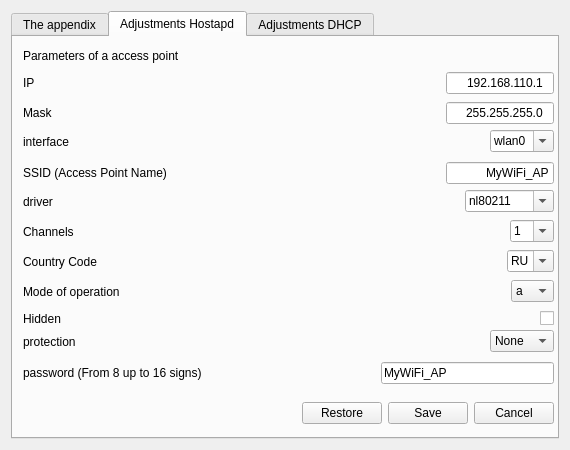
<?xml version="1.0" encoding="UTF-8"?>
<ui version="4.0">
 <class>OptionsWindow</class>
 <widget class="QDialog" name="OptionsWindow">
  <property name="geometry">
   <rect>
    <x>0</x>
    <y>0</y>
    <width>570</width>
    <height>450</height>
   </rect>
  </property>
  <property name="minimumSize">
   <size>
    <width>570</width>
    <height>450</height>
   </size>
  </property>
  <property name="maximumSize">
   <size>
    <width>570</width>
    <height>450</height>
   </size>
  </property>
  <property name="windowTitle">
   <string>Application settings</string>
  </property>
  <layout class="QHBoxLayout" name="horizontalLayout_13">
   <item>
    <widget class="QTabWidget" name="tabWidget">
     <property name="currentIndex">
      <number>1</number>
     </property>
     <widget class="QWidget" name="programm">
      <attribute name="title">
       <string>The appendix</string>
      </attribute>
      <widget class="QLabel" name="label_5">
       <property name="geometry">
        <rect>
         <x>10</x>
         <y>10</y>
         <width>491</width>
         <height>17</height>
        </rect>
       </property>
       <property name="text">
        <string>Parameters of the interface</string>
       </property>
      </widget>
      <widget class="QWidget" name="layoutWidget1">
       <property name="geometry">
        <rect>
         <x>10</x>
         <y>30</y>
         <width>531</width>
         <height>31</height>
        </rect>
       </property>
       <layout class="QHBoxLayout" name="horizontalLayout_19">
        <item>
         <widget class="QLabel" name="UpdateTraficInterval">
          <property name="text">
           <string>Interval of updating of the traffic</string>
          </property>
         </widget>
        </item>
        <item>
         <spacer name="horizontalSpacer_17">
          <property name="orientation">
           <enum>Qt::Horizontal</enum>
          </property>
          <property name="sizeHint" stdset="0">
           <size>
            <width>40</width>
            <height>20</height>
           </size>
          </property>
         </spacer>
        </item>
        <item>
         <widget class="QSlider" name="UpdateTraffic">
          <property name="sizePolicy">
           <sizepolicy hsizetype="Fixed" vsizetype="Fixed">
            <horstretch>0</horstretch>
            <verstretch>0</verstretch>
           </sizepolicy>
          </property>
          <property name="minimumSize">
           <size>
            <width>150</width>
            <height>0</height>
           </size>
          </property>
          <property name="minimum">
           <number>1</number>
          </property>
          <property name="maximum">
           <number>30</number>
          </property>
          <property name="orientation">
           <enum>Qt::Horizontal</enum>
          </property>
         </widget>
        </item>
        <item>
         <widget class="QLabel" name="IntervalTrafUpdateIndicator">
          <property name="minimumSize">
           <size>
            <width>20</width>
            <height>0</height>
           </size>
          </property>
          <property name="text">
           <string>1</string>
          </property>
         </widget>
        </item>
       </layout>
      </widget>
      <widget class="QWidget" name="layoutWidget2">
       <property name="geometry">
        <rect>
         <x>10</x>
         <y>60</y>
         <width>531</width>
         <height>31</height>
        </rect>
       </property>
       <layout class="QHBoxLayout" name="horizontalLayout_20">
        <item>
         <widget class="QLabel" name="UpdateTraficInterval_3">
          <property name="text">
           <string>Interval of updating of the list of clients</string>
          </property>
         </widget>
        </item>
        <item>
         <spacer name="horizontalSpacer_18">
          <property name="orientation">
           <enum>Qt::Horizontal</enum>
          </property>
          <property name="sizeHint" stdset="0">
           <size>
            <width>40</width>
            <height>20</height>
           </size>
          </property>
         </spacer>
        </item>
        <item>
         <widget class="QSlider" name="ClientPriceUpdate">
          <property name="sizePolicy">
           <sizepolicy hsizetype="Fixed" vsizetype="Fixed">
            <horstretch>0</horstretch>
            <verstretch>0</verstretch>
           </sizepolicy>
          </property>
          <property name="minimumSize">
           <size>
            <width>150</width>
            <height>0</height>
           </size>
          </property>
          <property name="minimum">
           <number>1</number>
          </property>
          <property name="maximum">
           <number>30</number>
          </property>
          <property name="orientation">
           <enum>Qt::Horizontal</enum>
          </property>
         </widget>
        </item>
        <item>
         <widget class="QLabel" name="ClientPriceIndicator">
          <property name="minimumSize">
           <size>
            <width>20</width>
            <height>0</height>
           </size>
          </property>
          <property name="text">
           <string>1</string>
          </property>
         </widget>
        </item>
       </layout>
      </widget>
      <widget class="QWidget" name="layoutWidget3">
       <property name="geometry">
        <rect>
         <x>10</x>
         <y>90</y>
         <width>531</width>
         <height>29</height>
        </rect>
       </property>
       <layout class="QHBoxLayout" name="horizontalLayout_21">
        <item>
         <widget class="QLabel" name="UpdateTraficInterval_2">
          <property name="text">
           <string>Language of the appendix</string>
          </property>
         </widget>
        </item>
        <item>
         <spacer name="horizontalSpacer_19">
          <property name="orientation">
           <enum>Qt::Horizontal</enum>
          </property>
          <property name="sizeHint" stdset="0">
           <size>
            <width>40</width>
            <height>20</height>
           </size>
          </property>
         </spacer>
        </item>
        <item>
         <widget class="QComboBox" name="Language">
          <item>
           <property name="text">
            <string>Automatically</string>
           </property>
          </item>
          <item>
           <property name="text">
            <string>English</string>
           </property>
          </item>
          <item>
           <property name="text">
            <string>Русский</string>
           </property>
          </item>
         </widget>
        </item>
       </layout>
      </widget>
      <widget class="QWidget" name="layoutWidget4">
       <property name="geometry">
        <rect>
         <x>10</x>
         <y>361</y>
         <width>531</width>
         <height>30</height>
        </rect>
       </property>
       <layout class="QHBoxLayout" name="horizontalLayout_22">
        <item>
         <spacer name="horizontalSpacer_20">
          <property name="orientation">
           <enum>Qt::Horizontal</enum>
          </property>
          <property name="sizeHint" stdset="0">
           <size>
            <width>40</width>
            <height>20</height>
           </size>
          </property>
         </spacer>
        </item>
        <item>
         <widget class="QPushButton" name="RestoreProg">
          <property name="text">
           <string>Restore</string>
          </property>
         </widget>
        </item>
        <item>
         <widget class="QPushButton" name="ProgSave">
          <property name="text">
           <string>Save</string>
          </property>
         </widget>
        </item>
        <item>
         <widget class="QPushButton" name="CancellOptions">
          <property name="text">
           <string>Cancel</string>
          </property>
         </widget>
        </item>
       </layout>
      </widget>
     </widget>
     <widget class="QWidget" name="ap">
      <attribute name="title">
       <string>Adjustments Hostapd</string>
      </attribute>
      <widget class="QLabel" name="label_2">
       <property name="geometry">
        <rect>
         <x>10</x>
         <y>10</y>
         <width>491</width>
         <height>17</height>
        </rect>
       </property>
       <property name="text">
        <string>Parameters of a access point</string>
       </property>
      </widget>
      <widget class="QWidget" name="layoutWidget5">
       <property name="geometry">
        <rect>
         <x>10</x>
         <y>30</y>
         <width>531</width>
         <height>32</height>
        </rect>
       </property>
       <layout class="QHBoxLayout" name="horizontalLayout">
        <item>
         <widget class="QLabel" name="ap_1">
          <property name="text">
           <string>IP</string>
          </property>
         </widget>
        </item>
        <item>
         <spacer name="horizontalSpacer">
          <property name="orientation">
           <enum>Qt::Horizontal</enum>
          </property>
          <property name="sizeHint" stdset="0">
           <size>
            <width>40</width>
            <height>20</height>
           </size>
          </property>
         </spacer>
        </item>
        <item>
         <widget class="QLineEdit" name="IP_SERVER">
          <property name="sizePolicy">
           <sizepolicy hsizetype="Minimum" vsizetype="Fixed">
            <horstretch>0</horstretch>
            <verstretch>0</verstretch>
           </sizepolicy>
          </property>
          <property name="toolTip">
           <string comment="Адрес роутера"/>
          </property>
          <property name="inputMask">
           <string>000.000.000.000</string>
          </property>
          <property name="text">
           <string>192.168.110.1</string>
          </property>
          <property name="alignment">
           <set>Qt::AlignRight|Qt::AlignTrailing|Qt::AlignVCenter</set>
          </property>
          <property name="dragEnabled">
           <bool>true</bool>
          </property>
         </widget>
        </item>
       </layout>
      </widget>
      <widget class="QWidget" name="layoutWidget6">
       <property name="geometry">
        <rect>
         <x>10</x>
         <y>60</y>
         <width>531</width>
         <height>32</height>
        </rect>
       </property>
       <layout class="QHBoxLayout" name="horizontalLayout_2">
        <item>
         <widget class="QLabel" name="ap_2">
          <property name="text">
           <string>Mask</string>
          </property>
         </widget>
        </item>
        <item>
         <spacer name="horizontalSpacer_2">
          <property name="orientation">
           <enum>Qt::Horizontal</enum>
          </property>
          <property name="sizeHint" stdset="0">
           <size>
            <width>40</width>
            <height>20</height>
           </size>
          </property>
         </spacer>
        </item>
        <item>
         <widget class="QLineEdit" name="MASKA">
          <property name="sizePolicy">
           <sizepolicy hsizetype="Minimum" vsizetype="Fixed">
            <horstretch>0</horstretch>
            <verstretch>0</verstretch>
           </sizepolicy>
          </property>
          <property name="inputMask">
           <string>000.000.000.000</string>
          </property>
          <property name="text">
           <string>255.255.255.0</string>
          </property>
          <property name="alignment">
           <set>Qt::AlignRight|Qt::AlignTrailing|Qt::AlignVCenter</set>
          </property>
         </widget>
        </item>
       </layout>
      </widget>
      <widget class="QWidget" name="layoutWidget7">
       <property name="geometry">
        <rect>
         <x>10</x>
         <y>90</y>
         <width>531</width>
         <height>29</height>
        </rect>
       </property>
       <layout class="QHBoxLayout" name="horizontalLayout_3">
        <item>
         <widget class="QLabel" name="ap_3">
          <property name="text">
           <string>interface</string>
          </property>
         </widget>
        </item>
        <item>
         <spacer name="horizontalSpacer_3">
          <property name="orientation">
           <enum>Qt::Horizontal</enum>
          </property>
          <property name="sizeHint" stdset="0">
           <size>
            <width>40</width>
            <height>20</height>
           </size>
          </property>
         </spacer>
        </item>
        <item>
         <widget class="QComboBox" name="Iface">
          <property name="editable">
           <bool>true</bool>
          </property>
          <item>
           <property name="text">
            <string>wlan0</string>
           </property>
          </item>
          <item>
           <property name="text">
            <string>wlan1</string>
           </property>
          </item>
          <item>
           <property name="text">
            <string>atk0</string>
           </property>
          </item>
          <item>
           <property name="text">
            <string>atk1</string>
           </property>
          </item>
         </widget>
        </item>
       </layout>
      </widget>
      <widget class="QWidget" name="layoutWidget8">
       <property name="geometry">
        <rect>
         <x>10</x>
         <y>120</y>
         <width>531</width>
         <height>32</height>
        </rect>
       </property>
       <layout class="QHBoxLayout" name="horizontalLayout_4">
        <item>
         <widget class="QLabel" name="ap_4">
          <property name="text">
           <string>SSID (Access Point Name)</string>
          </property>
         </widget>
        </item>
        <item>
         <spacer name="horizontalSpacer_4">
          <property name="orientation">
           <enum>Qt::Horizontal</enum>
          </property>
          <property name="sizeHint" stdset="0">
           <size>
            <width>40</width>
            <height>20</height>
           </size>
          </property>
         </spacer>
        </item>
        <item>
         <widget class="QLineEdit" name="SSID">
          <property name="sizePolicy">
           <sizepolicy hsizetype="Minimum" vsizetype="Fixed">
            <horstretch>0</horstretch>
            <verstretch>0</verstretch>
           </sizepolicy>
          </property>
          <property name="text">
           <string>MyWiFi_AP</string>
          </property>
          <property name="alignment">
           <set>Qt::AlignRight|Qt::AlignTrailing|Qt::AlignVCenter</set>
          </property>
         </widget>
        </item>
       </layout>
      </widget>
      <widget class="QWidget" name="layoutWidget9">
       <property name="geometry">
        <rect>
         <x>10</x>
         <y>150</y>
         <width>531</width>
         <height>29</height>
        </rect>
       </property>
       <layout class="QHBoxLayout" name="horizontalLayout_5">
        <item>
         <widget class="QLabel" name="ap_5">
          <property name="text">
           <string>driver</string>
          </property>
         </widget>
        </item>
        <item>
         <spacer name="horizontalSpacer_5">
          <property name="orientation">
           <enum>Qt::Horizontal</enum>
          </property>
          <property name="sizeHint" stdset="0">
           <size>
            <width>40</width>
            <height>20</height>
           </size>
          </property>
         </spacer>
        </item>
        <item>
         <widget class="QComboBox" name="driver">
          <property name="editable">
           <bool>true</bool>
          </property>
          <item>
           <property name="text">
            <string>nl80211</string>
           </property>
          </item>
          <item>
           <property name="text">
            <string>hostapd</string>
           </property>
          </item>
          <item>
           <property name="text">
            <string>ar9170usb</string>
           </property>
          </item>
          <item>
           <property name="text">
            <string>ath6kl</string>
           </property>
          </item>
          <item>
           <property name="text">
            <string>ath9k_htc</string>
           </property>
          </item>
          <item>
           <property name="text">
            <string>ath9k_hw</string>
           </property>
          </item>
          <item>
           <property name="text">
            <string>ath9k</string>
           </property>
          </item>
          <item>
           <property name="text">
            <string>b43</string>
           </property>
          </item>
          <item>
           <property name="text">
            <string>iwlagn</string>
           </property>
          </item>
          <item>
           <property name="text">
            <string>rt2860sta</string>
           </property>
          </item>
          <item>
           <property name="text">
            <string>rt2870sta</string>
           </property>
          </item>
          <item>
           <property name="text">
            <string>rt2x00</string>
           </property>
          </item>
          <item>
           <property name="text">
            <string>rtlwifi</string>
           </property>
          </item>
          <item>
           <property name="text">
            <string>iwlwifi</string>
           </property>
          </item>
          <item>
           <property name="text">
            <string>rtl8192cu</string>
           </property>
          </item>
          <item>
           <property name="text">
            <string>zd1211rw</string>
           </property>
          </item>
          <item>
           <property name="text">
            <string>mac80211</string>
           </property>
          </item>
          <item>
           <property name="text">
            <string>cfg80211</string>
           </property>
          </item>
         </widget>
        </item>
       </layout>
      </widget>
      <widget class="QWidget" name="layoutWidget10">
       <property name="geometry">
        <rect>
         <x>10</x>
         <y>180</y>
         <width>531</width>
         <height>29</height>
        </rect>
       </property>
       <layout class="QHBoxLayout" name="horizontalLayout_7">
        <item>
         <widget class="QLabel" name="ap_6">
          <property name="text">
           <string>Channels</string>
          </property>
         </widget>
        </item>
        <item>
         <spacer name="horizontalSpacer_6">
          <property name="orientation">
           <enum>Qt::Horizontal</enum>
          </property>
          <property name="sizeHint" stdset="0">
           <size>
            <width>40</width>
            <height>20</height>
           </size>
          </property>
         </spacer>
        </item>
        <item>
         <widget class="QComboBox" name="Channels">
          <property name="editable">
           <bool>true</bool>
          </property>
          <item>
           <property name="text">
            <string>1</string>
           </property>
          </item>
          <item>
           <property name="text">
            <string>2</string>
           </property>
          </item>
          <item>
           <property name="text">
            <string>3</string>
           </property>
          </item>
          <item>
           <property name="text">
            <string>4</string>
           </property>
          </item>
          <item>
           <property name="text">
            <string>5</string>
           </property>
          </item>
          <item>
           <property name="text">
            <string>6</string>
           </property>
          </item>
          <item>
           <property name="text">
            <string>7</string>
           </property>
          </item>
          <item>
           <property name="text">
            <string>8</string>
           </property>
          </item>
          <item>
           <property name="text">
            <string>9</string>
           </property>
          </item>
          <item>
           <property name="text">
            <string>10</string>
           </property>
          </item>
          <item>
           <property name="text">
            <string>11</string>
           </property>
          </item>
          <item>
           <property name="text">
            <string>12</string>
           </property>
          </item>
          <item>
           <property name="text">
            <string>13</string>
           </property>
          </item>
         </widget>
        </item>
       </layout>
      </widget>
      <widget class="QWidget" name="layoutWidget11">
       <property name="geometry">
        <rect>
         <x>10</x>
         <y>210</y>
         <width>531</width>
         <height>29</height>
        </rect>
       </property>
       <layout class="QHBoxLayout" name="horizontalLayout_8">
        <item>
         <widget class="QLabel" name="ap_7">
          <property name="text">
           <string>Country Code</string>
          </property>
         </widget>
        </item>
        <item>
         <spacer name="horizontalSpacer_7">
          <property name="orientation">
           <enum>Qt::Horizontal</enum>
          </property>
          <property name="sizeHint" stdset="0">
           <size>
            <width>40</width>
            <height>20</height>
           </size>
          </property>
         </spacer>
        </item>
        <item>
         <widget class="QComboBox" name="CountryCode">
          <property name="editable">
           <bool>true</bool>
          </property>
          <item>
           <property name="text">
            <string>RU</string>
           </property>
          </item>
          <item>
           <property name="text">
            <string>US</string>
           </property>
          </item>
          <item>
           <property name="text">
            <string>UK</string>
           </property>
          </item>
         </widget>
        </item>
       </layout>
      </widget>
      <widget class="QWidget" name="layoutWidget12">
       <property name="geometry">
        <rect>
         <x>10</x>
         <y>240</y>
         <width>531</width>
         <height>29</height>
        </rect>
       </property>
       <layout class="QHBoxLayout" name="horizontalLayout_9">
        <item>
         <widget class="QLabel" name="ap_8">
          <property name="text">
           <string>Mode of operation</string>
          </property>
         </widget>
        </item>
        <item>
         <spacer name="horizontalSpacer_8">
          <property name="orientation">
           <enum>Qt::Horizontal</enum>
          </property>
          <property name="sizeHint" stdset="0">
           <size>
            <width>40</width>
            <height>20</height>
           </size>
          </property>
         </spacer>
        </item>
        <item>
         <widget class="QComboBox" name="TypeAP">
          <item>
           <property name="text">
            <string notr="true">a</string>
           </property>
          </item>
          <item>
           <property name="text">
            <string notr="true">b</string>
           </property>
          </item>
          <item>
           <property name="text">
            <string notr="true">g</string>
           </property>
          </item>
          <item>
           <property name="text">
            <string notr="true">n</string>
           </property>
          </item>
          <item>
           <property name="text">
            <string notr="true">ac</string>
           </property>
          </item>
         </widget>
        </item>
       </layout>
      </widget>
      <widget class="QWidget" name="layoutWidget13">
       <property name="geometry">
        <rect>
         <x>10</x>
         <y>270</y>
         <width>531</width>
         <height>23</height>
        </rect>
       </property>
       <layout class="QHBoxLayout" name="horizontalLayout_10">
        <item>
         <widget class="QLabel" name="ap_9">
          <property name="text">
           <string>Hidden</string>
          </property>
         </widget>
        </item>
        <item>
         <spacer name="horizontalSpacer_9">
          <property name="orientation">
           <enum>Qt::Horizontal</enum>
          </property>
          <property name="sizeHint" stdset="0">
           <size>
            <width>40</width>
            <height>20</height>
           </size>
          </property>
         </spacer>
        </item>
        <item>
         <widget class="QCheckBox" name="ShowSSID">
          <property name="text">
           <string/>
          </property>
         </widget>
        </item>
       </layout>
      </widget>
      <widget class="QWidget" name="layoutWidget14">
       <property name="geometry">
        <rect>
         <x>10</x>
         <y>290</y>
         <width>531</width>
         <height>29</height>
        </rect>
       </property>
       <layout class="QHBoxLayout" name="horizontalLayout_11">
        <item>
         <widget class="QLabel" name="ap_10">
          <property name="text">
           <string>protection</string>
          </property>
         </widget>
        </item>
        <item>
         <spacer name="horizontalSpacer_10">
          <property name="orientation">
           <enum>Qt::Horizontal</enum>
          </property>
          <property name="sizeHint" stdset="0">
           <size>
            <width>40</width>
            <height>20</height>
           </size>
          </property>
         </spacer>
        </item>
        <item>
         <widget class="QComboBox" name="Protection">
          <item>
           <property name="text">
            <string>None</string>
           </property>
          </item>
          <item>
           <property name="text">
            <string>WPA2</string>
           </property>
          </item>
          <item>
           <property name="text">
            <string>WEP</string>
           </property>
          </item>
         </widget>
        </item>
       </layout>
      </widget>
      <widget class="QWidget" name="layoutWidget15">
       <property name="geometry">
        <rect>
         <x>10</x>
         <y>320</y>
         <width>531</width>
         <height>32</height>
        </rect>
       </property>
       <layout class="QHBoxLayout" name="horizontalLayout_12">
        <item>
         <widget class="QLabel" name="ap_11">
          <property name="text">
           <string>password (From 8 up to 16 signs)</string>
          </property>
         </widget>
        </item>
        <item>
         <spacer name="horizontalSpacer_11">
          <property name="orientation">
           <enum>Qt::Horizontal</enum>
          </property>
          <property name="sizeHint" stdset="0">
           <size>
            <width>40</width>
            <height>20</height>
           </size>
          </property>
         </spacer>
        </item>
        <item>
         <widget class="QLineEdit" name="Password">
          <property name="text">
           <string>MyWiFi_AP</string>
          </property>
         </widget>
        </item>
       </layout>
      </widget>
      <widget class="QWidget" name="layoutWidget16">
       <property name="geometry">
        <rect>
         <x>10</x>
         <y>361</y>
         <width>531</width>
         <height>30</height>
        </rect>
       </property>
       <layout class="QHBoxLayout" name="horizontalLayout_14">
        <item>
         <spacer name="horizontalSpacer_12">
          <property name="orientation">
           <enum>Qt::Horizontal</enum>
          </property>
          <property name="sizeHint" stdset="0">
           <size>
            <width>40</width>
            <height>20</height>
           </size>
          </property>
         </spacer>
        </item>
        <item>
         <widget class="QPushButton" name="RestoreAP">
          <property name="text">
           <string>Restore</string>
          </property>
         </widget>
        </item>
        <item>
         <widget class="QPushButton" name="APSave">
          <property name="text">
           <string>Save</string>
          </property>
         </widget>
        </item>
        <item>
         <widget class="QPushButton" name="CancellOptions_2">
          <property name="text">
           <string>Cancel</string>
          </property>
         </widget>
        </item>
       </layout>
      </widget>
     </widget>
     <widget class="QWidget" name="dhcp">
      <attribute name="title">
       <string>Adjustments DHCP</string>
      </attribute>
      <widget class="QLabel" name="label">
       <property name="geometry">
        <rect>
         <x>10</x>
         <y>10</y>
         <width>531</width>
         <height>17</height>
        </rect>
       </property>
       <property name="text">
        <string>distribution IP addresses</string>
       </property>
      </widget>
      <widget class="QWidget" name="layoutWidget17">
       <property name="geometry">
        <rect>
         <x>11</x>
         <y>41</y>
         <width>531</width>
         <height>32</height>
        </rect>
       </property>
       <layout class="QHBoxLayout" name="horizontalLayout_15">
        <item>
         <widget class="QLabel" name="ap_15">
          <property name="text">
           <string>Range IP for clients</string>
          </property>
         </widget>
        </item>
        <item>
         <spacer name="horizontalSpacer_13">
          <property name="orientation">
           <enum>Qt::Horizontal</enum>
          </property>
          <property name="sizeHint" stdset="0">
           <size>
            <width>40</width>
            <height>20</height>
           </size>
          </property>
         </spacer>
        </item>
        <item>
         <widget class="QLineEdit" name="IP_CLIENT1">
          <property name="sizePolicy">
           <sizepolicy hsizetype="Minimum" vsizetype="Fixed">
            <horstretch>0</horstretch>
            <verstretch>0</verstretch>
           </sizepolicy>
          </property>
          <property name="toolTip">
           <string comment="Адрес роутера"/>
          </property>
          <property name="inputMask">
           <string>000.000.000.000</string>
          </property>
          <property name="text">
           <string>192.168.110.2</string>
          </property>
          <property name="alignment">
           <set>Qt::AlignRight|Qt::AlignTrailing|Qt::AlignVCenter</set>
          </property>
          <property name="dragEnabled">
           <bool>true</bool>
          </property>
         </widget>
        </item>
        <item>
         <widget class="QLineEdit" name="IP_CLIENT2">
          <property name="sizePolicy">
           <sizepolicy hsizetype="Minimum" vsizetype="Fixed">
            <horstretch>0</horstretch>
            <verstretch>0</verstretch>
           </sizepolicy>
          </property>
          <property name="toolTip">
           <string comment="Адрес роутера"/>
          </property>
          <property name="inputMask">
           <string>000.000.000.000</string>
          </property>
          <property name="text">
           <string>192.168.0.255</string>
          </property>
          <property name="alignment">
           <set>Qt::AlignRight|Qt::AlignTrailing|Qt::AlignVCenter</set>
          </property>
          <property name="dragEnabled">
           <bool>true</bool>
          </property>
         </widget>
        </item>
       </layout>
      </widget>
      <widget class="QWidget" name="layoutWidget18">
       <property name="geometry">
        <rect>
         <x>11</x>
         <y>70</y>
         <width>531</width>
         <height>29</height>
        </rect>
       </property>
       <layout class="QHBoxLayout" name="horizontalLayout_16">
        <item>
         <widget class="QLabel" name="ap_17">
          <property name="text">
           <string>The interface for access in the Internet</string>
          </property>
         </widget>
        </item>
        <item>
         <spacer name="horizontalSpacer_14">
          <property name="orientation">
           <enum>Qt::Horizontal</enum>
          </property>
          <property name="sizeHint" stdset="0">
           <size>
            <width>40</width>
            <height>20</height>
           </size>
          </property>
         </spacer>
        </item>
        <item>
         <widget class="QComboBox" name="Internet_iface">
          <property name="editable">
           <bool>true</bool>
          </property>
          <item>
           <property name="text">
            <string>eth0</string>
           </property>
          </item>
          <item>
           <property name="text">
            <string>eth1</string>
           </property>
          </item>
          <item>
           <property name="text">
            <string>wlan0</string>
           </property>
          </item>
          <item>
           <property name="text">
            <string>wlan1</string>
           </property>
          </item>
          <item>
           <property name="text">
            <string>ppp0</string>
           </property>
          </item>
          <item>
           <property name="text">
            <string>ppp1</string>
           </property>
          </item>
          <item>
           <property name="text">
            <string>br0</string>
           </property>
          </item>
         </widget>
        </item>
       </layout>
      </widget>
      <widget class="QWidget" name="layoutWidget19">
       <property name="geometry">
        <rect>
         <x>11</x>
         <y>100</y>
         <width>531</width>
         <height>29</height>
        </rect>
       </property>
       <layout class="QHBoxLayout" name="horizontalLayout_17">
        <item>
         <widget class="QLabel" name="ap_18">
          <property name="text">
           <string>Time of rent</string>
          </property>
         </widget>
        </item>
        <item>
         <spacer name="horizontalSpacer_15">
          <property name="orientation">
           <enum>Qt::Horizontal</enum>
          </property>
          <property name="sizeHint" stdset="0">
           <size>
            <width>40</width>
            <height>20</height>
           </size>
          </property>
         </spacer>
        </item>
        <item>
         <widget class="QComboBox" name="ip_time">
          <property name="editable">
           <bool>true</bool>
          </property>
          <item>
           <property name="text">
            <string>10 Minutes</string>
           </property>
          </item>
          <item>
           <property name="text">
            <string>30 Minutes</string>
           </property>
          </item>
          <item>
           <property name="text">
            <string>1 hours</string>
           </property>
          </item>
          <item>
           <property name="text">
            <string>2 hours</string>
           </property>
          </item>
          <item>
           <property name="text">
            <string>6 hours</string>
           </property>
          </item>
          <item>
           <property name="text">
            <string>12 hours</string>
           </property>
          </item>
         </widget>
        </item>
       </layout>
      </widget>
      <widget class="QWidget" name="layoutWidget20">
       <property name="geometry">
        <rect>
         <x>10</x>
         <y>361</y>
         <width>531</width>
         <height>30</height>
        </rect>
       </property>
       <layout class="QHBoxLayout" name="horizontalLayout_18">
        <item>
         <spacer name="horizontalSpacer_16">
          <property name="orientation">
           <enum>Qt::Horizontal</enum>
          </property>
          <property name="sizeHint" stdset="0">
           <size>
            <width>40</width>
            <height>20</height>
           </size>
          </property>
         </spacer>
        </item>
        <item>
         <widget class="QPushButton" name="RestoreDHCP">
          <property name="text">
           <string>Restore</string>
          </property>
         </widget>
        </item>
        <item>
         <widget class="QPushButton" name="DHCPSave">
          <property name="text">
           <string>Save</string>
          </property>
         </widget>
        </item>
        <item>
         <widget class="QPushButton" name="CancellOptions_3">
          <property name="text">
           <string>Cancel</string>
          </property>
         </widget>
        </item>
       </layout>
      </widget>
      <widget class="QWidget" name="layoutWidget21">
       <property name="geometry">
        <rect>
         <x>10</x>
         <y>130</y>
         <width>531</width>
         <height>29</height>
        </rect>
       </property>
       <layout class="QHBoxLayout" name="horizontalLayout_6">
        <item>
         <widget class="QLabel" name="dnsmasq18">
          <property name="text">
           <string>DNS Server</string>
          </property>
         </widget>
        </item>
        <item>
         <spacer name="horizontalSpacer_21">
          <property name="orientation">
           <enum>Qt::Horizontal</enum>
          </property>
          <property name="sizeHint" stdset="0">
           <size>
            <width>40</width>
            <height>20</height>
           </size>
          </property>
         </spacer>
        </item>
        <item>
         <widget class="QCheckBox" name="UseGoogle">
          <property name="enabled">
           <bool>true</bool>
          </property>
          <property name="layoutDirection">
           <enum>Qt::RightToLeft</enum>
          </property>
          <property name="text">
           <string>Google OpenDNS (8.8.8.8)</string>
          </property>
          <property name="checked">
           <bool>false</bool>
          </property>
         </widget>
        </item>
       </layout>
      </widget>
     </widget>
    </widget>
   </item>
  </layout>
 </widget>
 <resources/>
 <connections>
  <connection>
   <sender>UpdateTraffic</sender>
   <signal>valueChanged(int)</signal>
   <receiver>IntervalTrafUpdateIndicator</receiver>
   <slot>setNum(int)</slot>
   <hints>
    <hint type="sourcelabel">
     <x>455</x>
     <y>92</y>
    </hint>
    <hint type="destinationlabel">
     <x>543</x>
     <y>92</y>
    </hint>
   </hints>
  </connection>
  <connection>
   <sender>ClientPriceUpdate</sender>
   <signal>valueChanged(int)</signal>
   <receiver>ClientPriceIndicator</receiver>
   <slot>setNum(int)</slot>
   <hints>
    <hint type="sourcelabel">
     <x>497</x>
     <y>111</y>
    </hint>
    <hint type="destinationlabel">
     <x>544</x>
     <y>118</y>
    </hint>
   </hints>
  </connection>
  <connection>
   <sender>CancellOptions</sender>
   <signal>clicked()</signal>
   <receiver>OptionsWindow</receiver>
   <slot>close()</slot>
   <hints>
    <hint type="sourcelabel">
     <x>514</x>
     <y>416</y>
    </hint>
    <hint type="destinationlabel">
     <x>567</x>
     <y>416</y>
    </hint>
   </hints>
  </connection>
  <connection>
   <sender>CancellOptions_2</sender>
   <signal>clicked()</signal>
   <receiver>OptionsWindow</receiver>
   <slot>close()</slot>
   <hints>
    <hint type="sourcelabel">
     <x>521</x>
     <y>412</y>
    </hint>
    <hint type="destinationlabel">
     <x>567</x>
     <y>389</y>
    </hint>
   </hints>
  </connection>
  <connection>
   <sender>CancellOptions_3</sender>
   <signal>clicked()</signal>
   <receiver>OptionsWindow</receiver>
   <slot>close()</slot>
   <hints>
    <hint type="sourcelabel">
     <x>526</x>
     <y>413</y>
    </hint>
    <hint type="destinationlabel">
     <x>551</x>
     <y>443</y>
    </hint>
   </hints>
  </connection>
 </connections>
</ui>
